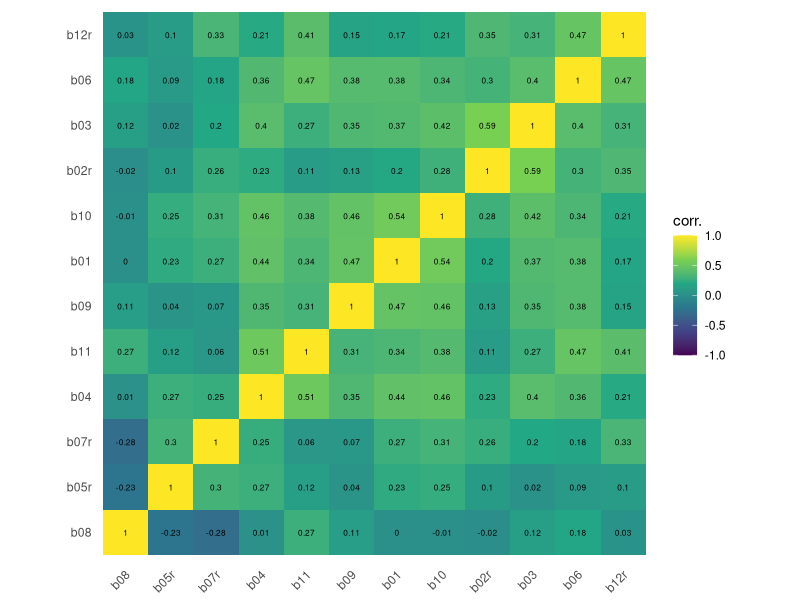
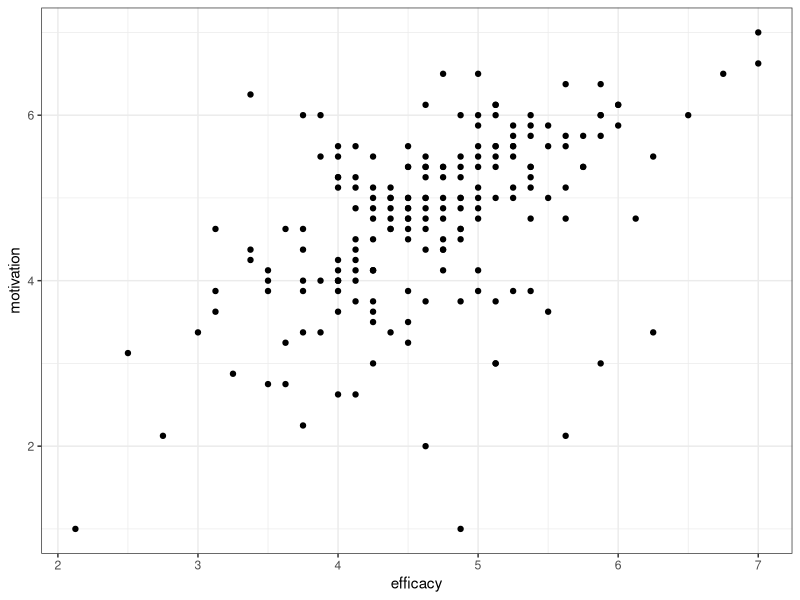
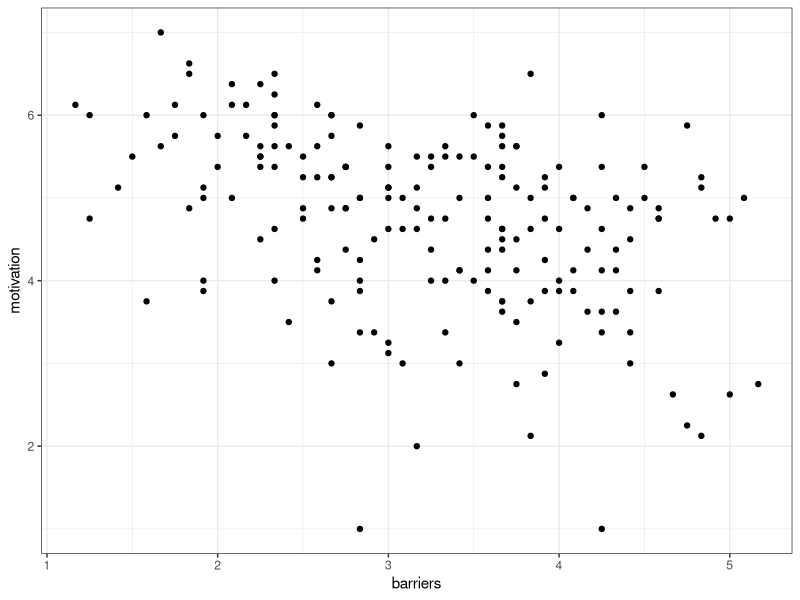
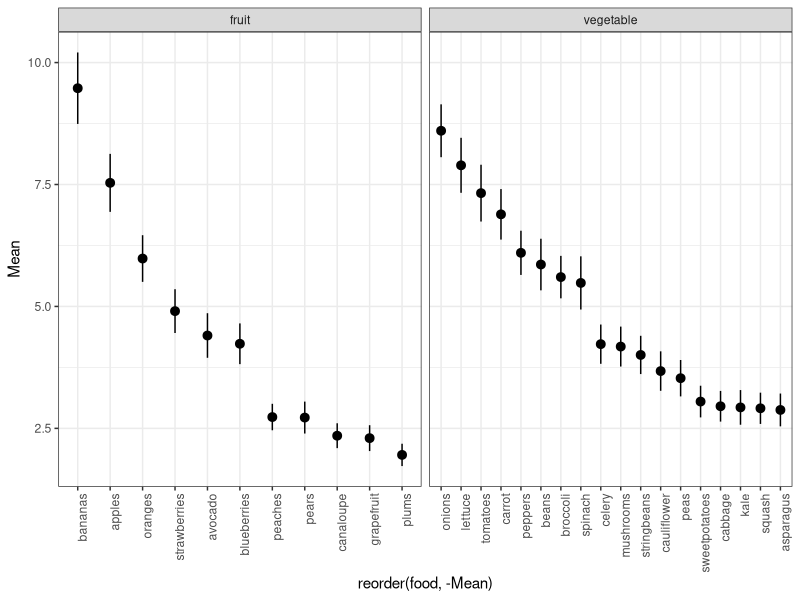
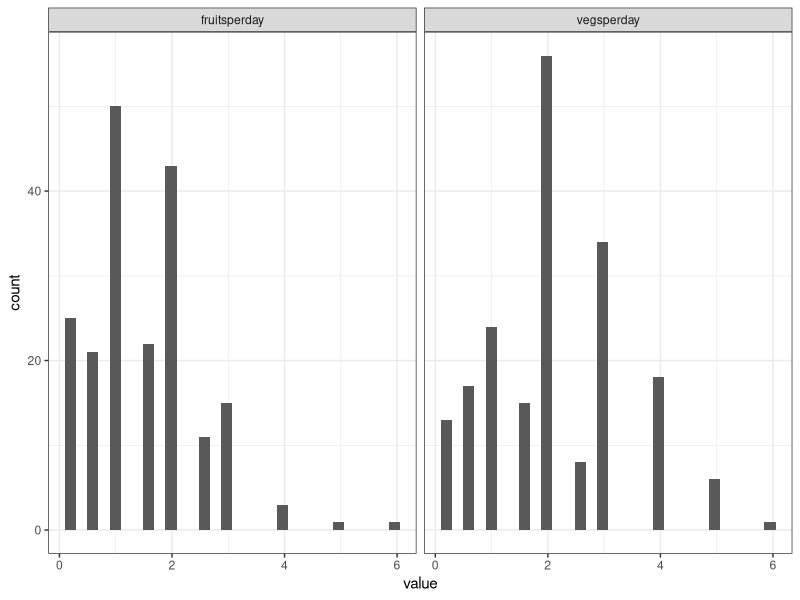
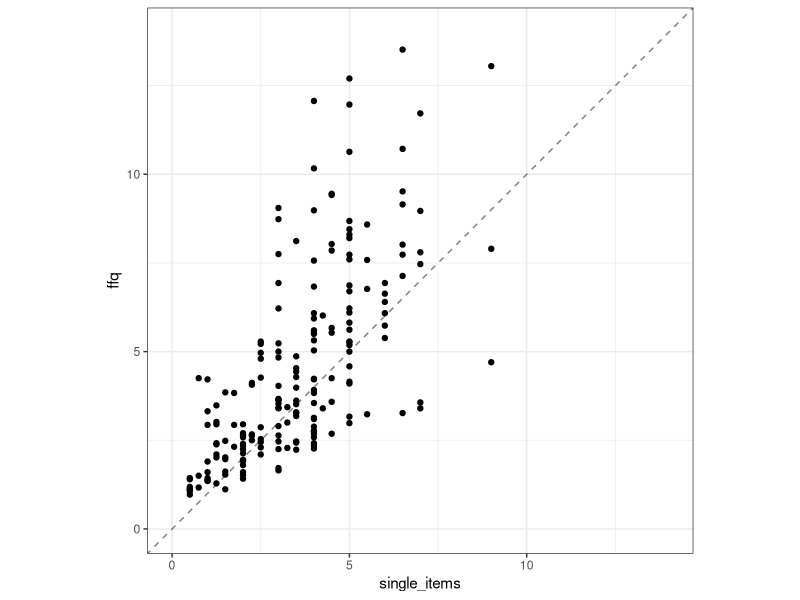
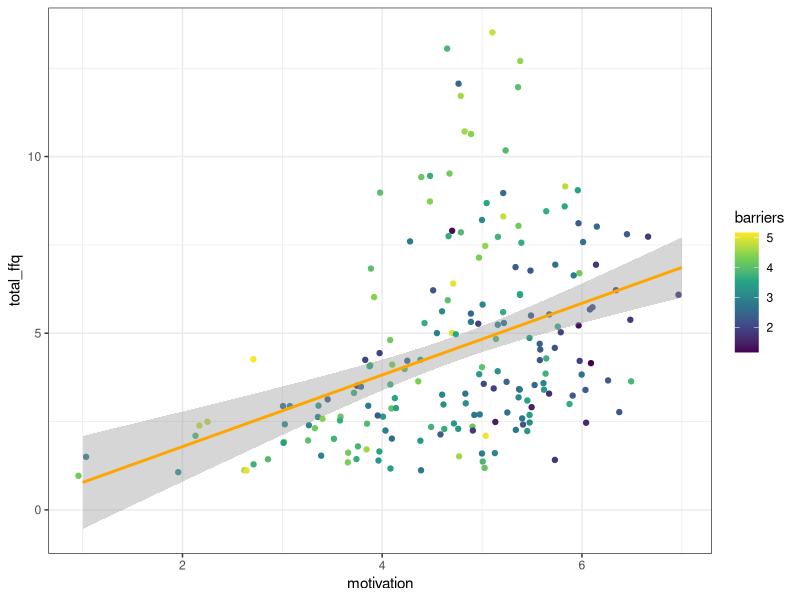
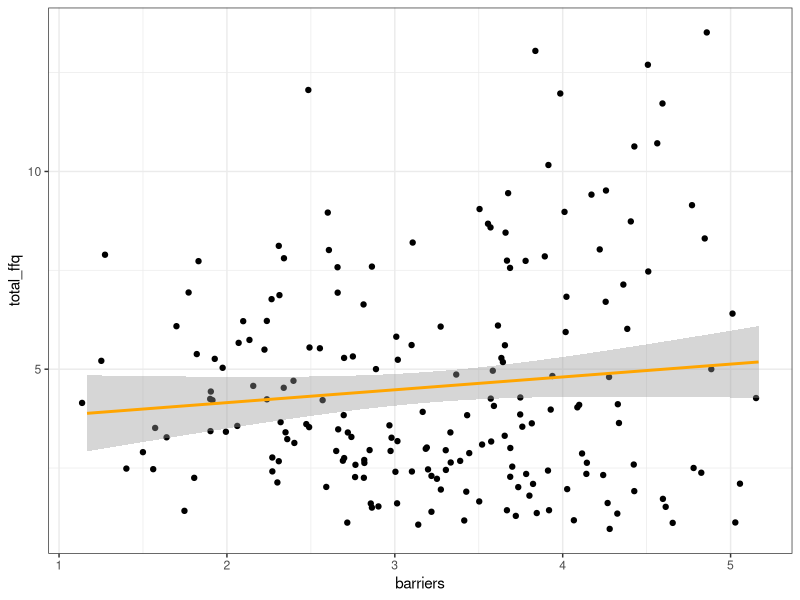

The R script that drew these images, in order:
## ---- chunk 1
library(tidyverse)
## ---- chunk 2
# load (anonymized) data
header <- colnames(read.csv("../data/nutrition+barriers+pilot_February+12,+2019_14.46.csv", header = TRUE))
df <- read.csv("../data/nutrition+barriers+pilot_February+12,+2019_14.46.csv", skip = 3, header = FALSE, col.names = header)

# do some preliminary tidying
df <- df %>%
  as_tibble() %>%
  select(workerId, StartDate:Finished, sex:ffq_fruit_plums, ffq_time_Page.Submit, e01:surv_pay) %>%
  rename(Duration = Duration..in.seconds.) %>%
  mutate_at(vars(m08, b01,b03,b04, b06,b08, b09,b10,b11), function(x){8 - x}) # fixing issues in qualtrics

# and trim bad subjects
df <- df %>%
  filter(check_2==2, check_7==7, ffq_veg_check6==6, ffq_fruit_check30==30) %>%
  select(-contains("check"))
## ---- chunk 3

# corr plot code
## ----------------------------------------

reorder_cormat <- function(cormat){
  # Use correlation between variables as distance
  dd <- as.dist((1-cormat)/2)
  hc <- hclust(dd)
  cormat <-cormat[hc$order, hc$order]
}

# Get lower triangle of the correlation matrix
get_lower_tri<-function(cormat){
  cormat[upper.tri(cormat)] <- NA
  return(cormat)
}
# Get upper triangle of the correlation matrix
get_upper_tri <- function(cormat){
  cormat[lower.tri(cormat)]<- NA
  return(cormat)
}
  
## ----------------------------------------
df %>%
  # select(e01:e08) %>%
  # select(m01:m08) %>%
  select(b01:b12r) %>%
  cor() %>%
  reorder_cormat() %>%
  # get_lower_tri() %>%
  reshape2::melt(na.rm=TRUE) %>%
  ggplot(aes(x=Var1, y = Var2, fill = value)) +
  geom_tile(color = "white") +
  geom_tile() +
  geom_text(aes(label=round(value,2)), size=6*.35) +
  # scale_fill_distiller(type="div", palette = "RdYlBu") +
  scale_fill_viridis_c(limit = c(-1,1)) +
  theme_minimal() +
  theme(axis.text.x = element_text(angle = 45, hjust = 1, vjust=.85)) +
  theme(aspect.ratio = 1) +
  theme(
    axis.title.x = element_blank(),
    axis.title.y = element_blank(),
    panel.grid.major = element_blank(),
    panel.border = element_blank(),
    panel.background = element_blank(),
    axis.ticks = element_blank()
  ) +
  labs(fill="corr.")
## ---- chunk 4
effect_alpha <- psych::alpha((df %>% select(e01:e08)), check.keys = TRUE)
motive_alpha <- psych::alpha((df %>% select(m01:m08)), check.keys = TRUE)
barriers_alpha <- psych::alpha((df %>% select(b01:b12r)), check.keys = TRUE)

effect_alpha$total$raw_alpha
motive_alpha$total$raw_alpha
barriers_alpha$total$raw_alpha
## ---- chunk 5
df %>%
  select(workerId, e01:e08, m01:m08, b01:b12r) %>%
  gather(item, response, -workerId) %>%
  mutate(
    scale = case_when(
      grepl("m", item) ~ "motivation",
      grepl("e", item) ~ "efficacy",
      grepl("b", item) ~ "barriers",
    )
  ) %>%
  group_by(workerId,scale) %>%
  summarize(mean_response = mean(response)) %>% 
  spread(scale,mean_response) -> df_scales

df_scales %>%
  ggplot(aes(x = efficacy, y = motivation)) +
  geom_point() +
  theme_bw()
## ---- chunk 6
df_scales %>%
  ggplot(aes(x = barriers, y = motivation)) +
  geom_point() +
  theme_bw()
## ---- chunk 7
df %>%
  select(workerId, starts_with("ffq_veg"), starts_with("ffq_fruit")) %>%
  gather(food, value, -workerId) %>%
  group_by(food) %>%
  summarize(Mean = mean(value), se = sd(value)/sqrt(n()) ) %>%
  mutate(ll = Mean + se, ul = Mean-se) %>%
  mutate(category = ifelse(grepl("veg", food), "vegetable","fruit")) %>%
  mutate(food = gsub("ffq_veg_","", food)) %>%
  mutate(food = gsub("ffq_fruit_","", food)) %>%
  ggplot(aes(x=reorder(food,-Mean), y=Mean, ymin=ll, ymax=ul)) +
  geom_pointrange() +
  facet_wrap(~category, scales="free_x") +
  theme_bw() +
  theme(axis.text.x = element_text(angle = 90, hjust = 1))
  
## ---- chunk 8
df %>%
  select(workerId, fruitsperday, vegsperday) %>%
  gather(food, value, -workerId) %>% 
  ggplot(aes(x=value)) +
    geom_histogram() +
  facet_wrap(~food) +
  theme_bw()
## ---- chunk 9
df %>%
  select(workerId, 
         fruitsperday, 
         vegsperday, 
         starts_with("ffq_veg"), 
         starts_with("ffq_fruit")
         ) %>%
  gather(food, value, -workerId, -fruitsperday, -vegsperday) %>%
  mutate(category = ifelse(grepl("veg", food), "vegetable","fruit")) %>%
  group_by(workerId, fruitsperday, vegsperday, category) %>%
  summarize(ffq_avg = sum(value)/30) %>%
  spread(category, ffq_avg) -> fv_df

## ---- chunk 10
fv_df %>%
  mutate(ffq = fruit + vegetable, single_items = fruitsperday+vegsperday) %>% 
  ggplot(aes(x=single_items, y=ffq)) +
  geom_point() +
  geom_abline(slope=1,intercept=0, linetype="dashed", alpha=.5) +
  xlim(c(0,14)) +
  ylim(c(0,14)) +
  theme_bw() +
  theme(aspect.ratio = 1)
## ---- chunk 11
df %>%
  gather(food, value, starts_with("ffq_veg"), starts_with("ffq_fruit")) %>%
  mutate(category = ifelse(grepl("veg", food), "vegetable", "fruit")) %>%
  group_by(workerId, fruitsperday, vegsperday, category) %>%
  summarize(ffq_avg = sum(value) / 30) %>%
  spread(category, ffq_avg) %>%
  left_join(
    (
      df %>%
        gather(item, response, e01:e08, m01:m08, b01:b12r) %>%
        mutate(
          scale = case_when(
            grepl("m", item) ~ "motivation",
            grepl("e", item) ~ "efficacy",
            grepl("b", item) ~ "barriers",
          )
        ) %>%
        group_by(workerId, scale) %>%
        summarize(mean_response = mean(response)) %>%
        spread(scale, mean_response)
    ),
    by = "workerId"
  ) %>%
  mutate(total_si = fruitsperday + vegsperday, total_ffq = fruit + vegetable) %>%
  ungroup() -> df_basic

## ---- chunk 12
df_basic %>%
  ggplot(aes(x=motivation, y = total_ffq, color=barriers)) +
  geom_jitter() +
  scale_color_viridis_c() +
  geom_smooth(method="lm", color="orange") +
  theme_bw()
## ---- chunk 13
round(cor( (df_basic %>% select(-workerId))), 2)
## ---- chunk 14
# lm(total_ffq ~ efficacy + motivation + barriers, data=df_basic) %>% summary()

fit <- lm(total_ffq ~ barriers, data=df_basic) 

df_fit <- df_basic %>%
  mutate(residuals = fit$residuals)

cor(df_fit$residuals,df_fit$efficacy)
cor(df_fit$residuals,df_fit$motivation)
## ---- chunk 15
df_basic %>%
  ggplot(aes(x=barriers, y = total_ffq)) +
  geom_jitter() +
  scale_color_viridis_c() +
  geom_smooth(method="lm", color="orange") +
  theme_bw()
## ---- chunk 16
df_basic_scaled <-  df_basic %>%
  select(-workerId) %>%
  mutate_all(scale)

lm(total_ffq ~ efficacy + barriers, data=df_basic_scaled) %>% summary()
lm(total_ffq ~ motivation + barriers, data=df_basic_scaled) %>% summary()
lm(total_ffq ~ efficacy + motivation + barriers, data=df_basic_scaled) %>% summary()

lm(total_ffq ~ barriers, data=df_basic_scaled) %>% summary()
## ---- chunk 17
df %>%
  select(workerId, starts_with("ffq_veg"), starts_with("ffq_fruit")) %>%
  gather(food, resp, -workerId) %>%
  group_by(workerId) %>%
  summarize(fv_intake = sum(resp)/30) %>%
  left_join(
    df %>%
      select(workerId, b01:b12r),
    by="workerId"
  ) %>%
  select(-workerId) %>%
  cor()
## ---- chunk 18
df %>%
  gather(food, value, starts_with("ffq_veg"), starts_with("ffq_fruit")) %>%
  mutate(category = ifelse(grepl("veg", food), "vegetable", "fruit")) %>%
  group_by(workerId, fruitsperday, vegsperday, category) %>%
  summarize(ffq_avg = sum(value) / 30) %>%
  spread(category, ffq_avg) %>%
  left_join(
    (
      df %>%
        gather(item, response, e01:e08, m01:m08, b02r, b05r,b07r) %>%
        mutate(
          scale = case_when(
            grepl("m", item) ~ "motivation",
            grepl("e", item) ~ "efficacy",
            grepl("b", item) ~ "barriers",
          )
        ) %>%
        group_by(workerId, scale) %>%
        summarize(mean_response = mean(response)) %>%
        spread(scale, mean_response)
    ),
    by = "workerId"
  ) %>%
  mutate(total_si = fruitsperday + vegsperday, total_ffq = fruit + vegetable) %>%
  ungroup() -> df_basic
## ---- chunk 19
df_basic_scaled <-  df_basic %>%
  select(-workerId) %>%
  mutate_all(scale)

# play around with these to check different things ...
lm(total_ffq ~ efficacy + barriers, data=df_basic_scaled) %>% summary()
lm(total_ffq ~ motivation + barriers, data=df_basic_scaled) %>% summary()
lm(total_ffq ~ efficacy + motivation + barriers, data=df_basic_scaled) %>% summary()

lm(total_ffq ~ barriers, data=df_basic_scaled) %>% summary()
